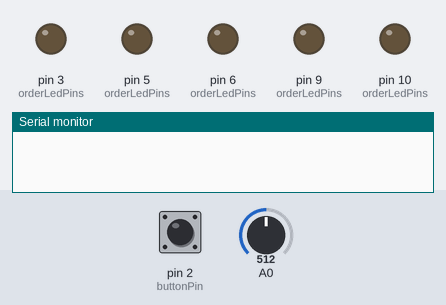
Simulated run of this sketch. Board: Arduino Uno, built with avr-gcc and run on an emulated ATmega328P. Shown: output pins drawn as LEDs (lit = HIGH), the last lines printed to the serial monitor. The test bench sets the inputs (shaded band); at power-on: pin 2 (buttonPin) LOW, A0 = 512.

Above: at 1.2 s.
1.3 s: pin 2 (buttonPin) pulled HIGH for 0.15 s
At 2.3 s:
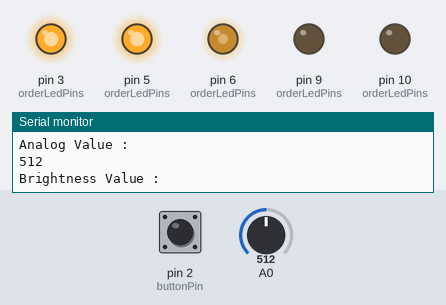
2.9 s: A0 set to 297
At 4.1 s:
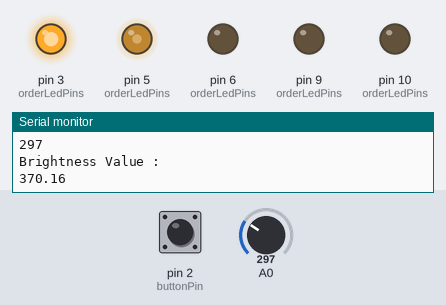
4.4 s: A0 set to 270
At 5.4 s:
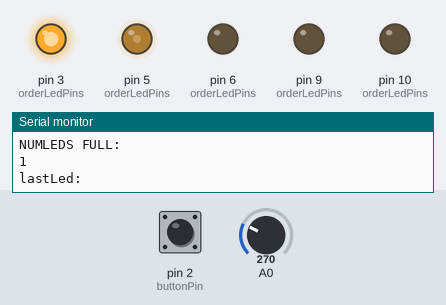
7.4 s: A0 set to 227
At 8.7 s:
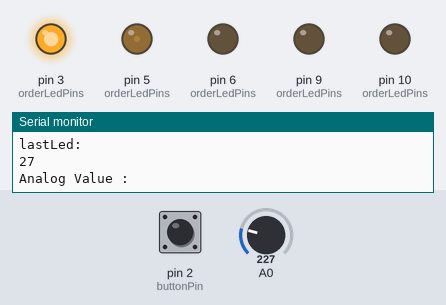
9.0 s: A0 set to 212
At 10.1 s:
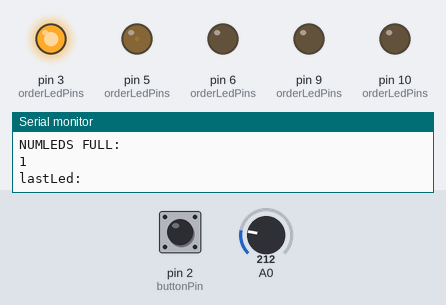
12.0 s: pin 2 (buttonPin) pulled HIGH for 1 s
At 13.4 s:
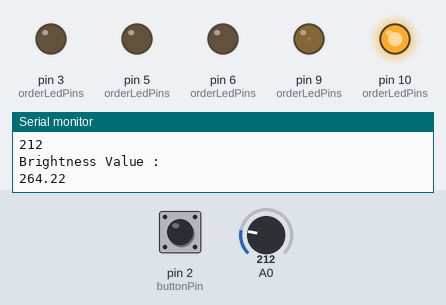
Timing chart, 0 to 15.0 s (numbered marks = the images above; inputs shaded):
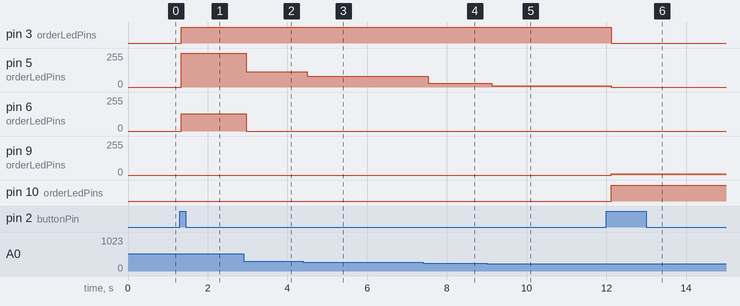

Measured:
- after the input at 1.3 s, pin 3 (orderLedPins): LOW → HIGH at once; pin 5 (orderLedPins): 0/255 → 255/255 at once; pin 6 (orderLedPins): 0/255 → 128/255 at once
- after the input at 2.9 s, pin 5 (orderLedPins): 255/255 → 115/255 after 0.06 s; pin 6 (orderLedPins): 128/255 → 0/255 after 0.06 s
- after the input at 4.4 s, pin 5 (orderLedPins): 115/255 → 81/255 after 0.10 s
- after the input at 7.4 s, pin 5 (orderLedPins): 81/255 → 27/255 after 0.13 s
- after the input at 9.0 s, pin 5 (orderLedPins): 27/255 → 9/255 after 0.13 s
- after the input at 12.0 s, pin 3 (orderLedPins): HIGH → LOW after 0.12 s; pin 5 (orderLedPins): 9/255 → 0/255 after 0.12 s; pin 9 (orderLedPins): 0/255 → 9/255 after 0.12 s; pin 10 (orderLedPins): LOW → HIGH after 0.12 s

The sketch:

a0code.ino
```cpp
#define NUM_LEDS 5
#define MAX_ANALOG 1023 //max analog reading
#define MAX_BRIGHT 255  //max brightness setting
#define NUM_MODES 3   //3 modes: mode 0 = off, mode 1 = on, mode 2 = on with leds order reversed


// constants won't change. They're used here to set pin numbers:
const int buttonPin = 2;     // the number of the pushbutton pin
const int orderLedPins[] = {3, 5, 6, 9, 10};  //order of LED pins
const int orderLedPinsR[] = {10, 9, 6, 5, 3}; //above but in reverse

// variables will change:
int mode = 0;                 //3 modes: mode 0 = off, mode 1 = on, mode 2 = on with leds order reversed
int buttonState = 0;          // variable for reading the pushbutton status
int lastButtonState = 0;

void setup() {
  // initialize the LED pin as an output:
  const int* ledPins = orderLedPins;  //pointer to led pins array

  for (int i = 0; i < NUM_LEDS; i++) {
    pinMode(ledPins[i], OUTPUT);
  }
  // initialize the pushbutton pin as an input:
  pinMode(buttonPin, INPUT);
  Serial.begin(9600);
}

void loop() {
  // read the state of the pushbutton value:
  buttonState = digitalRead(buttonPin);
  if (buttonState != lastButtonState) {
    if (buttonState == HIGH) {
      mode = (mode + 1) % NUM_MODES;  //change to correct mode
    }
  }
  lastButtonState = buttonState;

  const int* ledPins = orderLedPins;
  if (mode == 2) {  //reverse leds mode
    ledPins = orderLedPinsR;
  }

  if (mode != 0) {
    //read brightness
    int value = analogRead(A0);
    Serial.println("Analog Value :");
    Serial.println(value);

    float brightness = ((float) (value)/MAX_ANALOG) * (MAX_BRIGHT * NUM_LEDS);  //calculate brightness for 5 leds
    Serial.println("Brightness Value :");
    Serial.println(brightness);

    int numLedsFull = (int) brightness/MAX_BRIGHT;
    int lastLedBrightness = (int) brightness % MAX_BRIGHT;
    Serial.println("NUMLEDS FULL:");
    Serial.println(numLedsFull);
    Serial.println("lastLed:");
    Serial.println(lastLedBrightness);

    for (int i = 0; i < numLedsFull; i++) { //set however many LEDs to full brightness
      analogWrite(ledPins[i], 255);
    }

    analogWrite(ledPins[numLedsFull], lastLedBrightness); //set brightness of final led

    for (int i = numLedsFull + 1; i < NUM_LEDS; i++) {
      analogWrite(ledPins[i], 0);
    }
  } else {
    // turn LEDs off:
    for (int i = 0; i < NUM_LEDS; i++) {
      analogWrite(ledPins[i], 0);
    }
  }
  delay(30);
}
```
